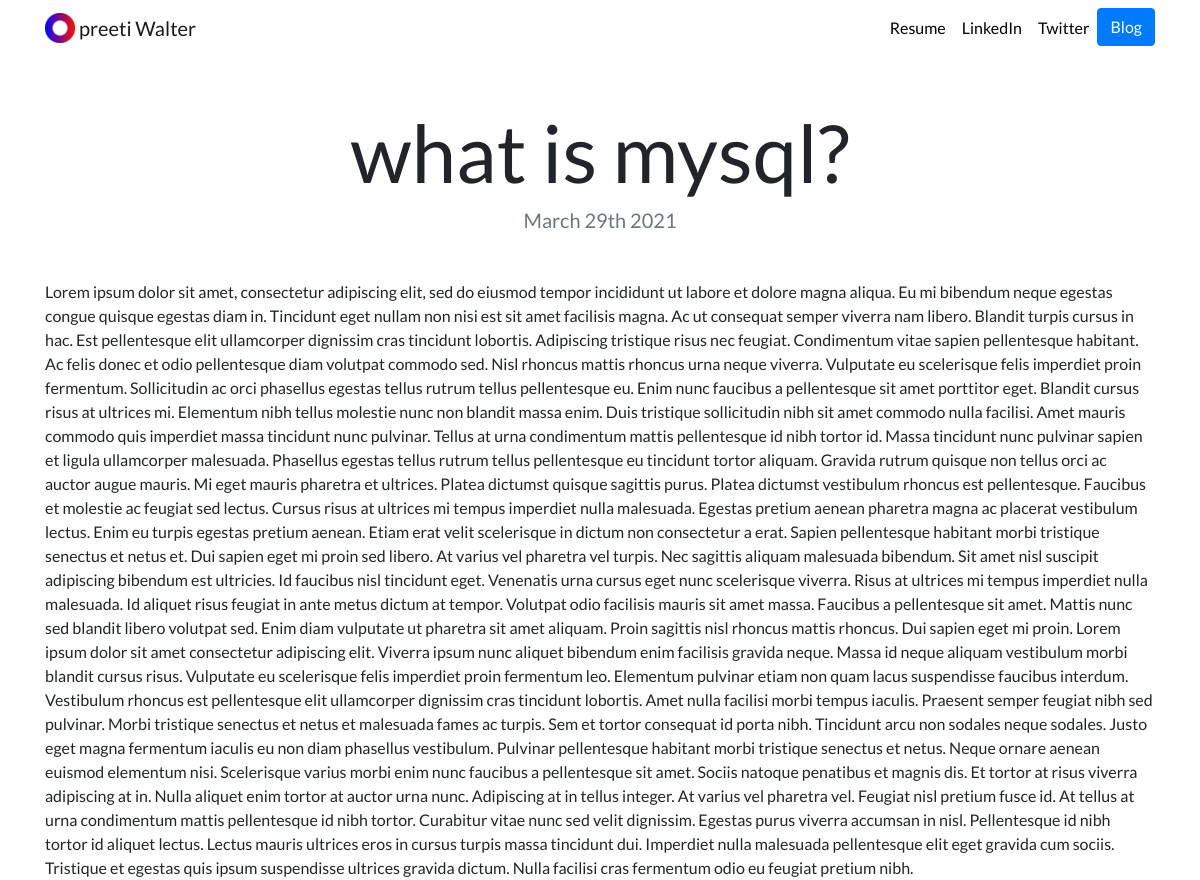
The app's page /blog/2/ with its own data.
### blog/models.py (models this page shows, shortened)
class Blog(models.Model):
    title = models.CharField(max_length=200)
    description = models.TextField()
    date=models.DateField()

### blog/views.py (the view)
# urls.py: path('<int:blog_id>/',views.details, name='details'),
def details(request, blog_id):
    blog = get_object_or_404(Blog, pk = blog_id)
    return render(request,'blog/details.html',{'blog':blog})

### blog/templates/blog/details.html
{% extends "portfolio/base.html" %}
{% load static %}
{% block content %}
<h1 class="text-center mt-5" id="blogdetailtitle">{{ blog.title }}</h1>
<h5 class="text-center text-muted mb-5">{{ blog.date|date:'F jS Y' }}</h5>
{{ blog.description|safe }}
{% endblock %}

### portfolio/static/portfolio/custom.css (style rules this page uses)
body { font-family: 'Lato', sans-serif; }
@media (min-width: 992px) { #blogdetailtitle { font-size: 5rem; } }

### records on screen
Blog: title "what is mysql?", date "March 29th 2021", description "Lorem ipsum dolor sit amet, consectetur adipiscing elit, sed do eiusmod tempor incididunt ut labore et dolore magna aliqua. Eu mi bibendum neque egestas congue quisque egestas diam in. Tincidunt eget nullam non nisi est sit amet facilisis magna. Ac ut consequat semper viverra nam libero. Blandit turpis cursus in hac. Est pellentesque elit ullamcorper dignissim cras tincidunt lobortis. Adipiscing tristique risus nec feugiat. Condimentum vitae sapien pellentesque habitant. Ac felis donec et odio pellentesque diam volutpat commodo sed. Nisl rhoncus mattis rhoncus urna neque viverra. Vulputate eu scelerisque felis imperdiet proin fermentum. Sollicitudin ac orci phasellus egestas tellus rutrum…"
